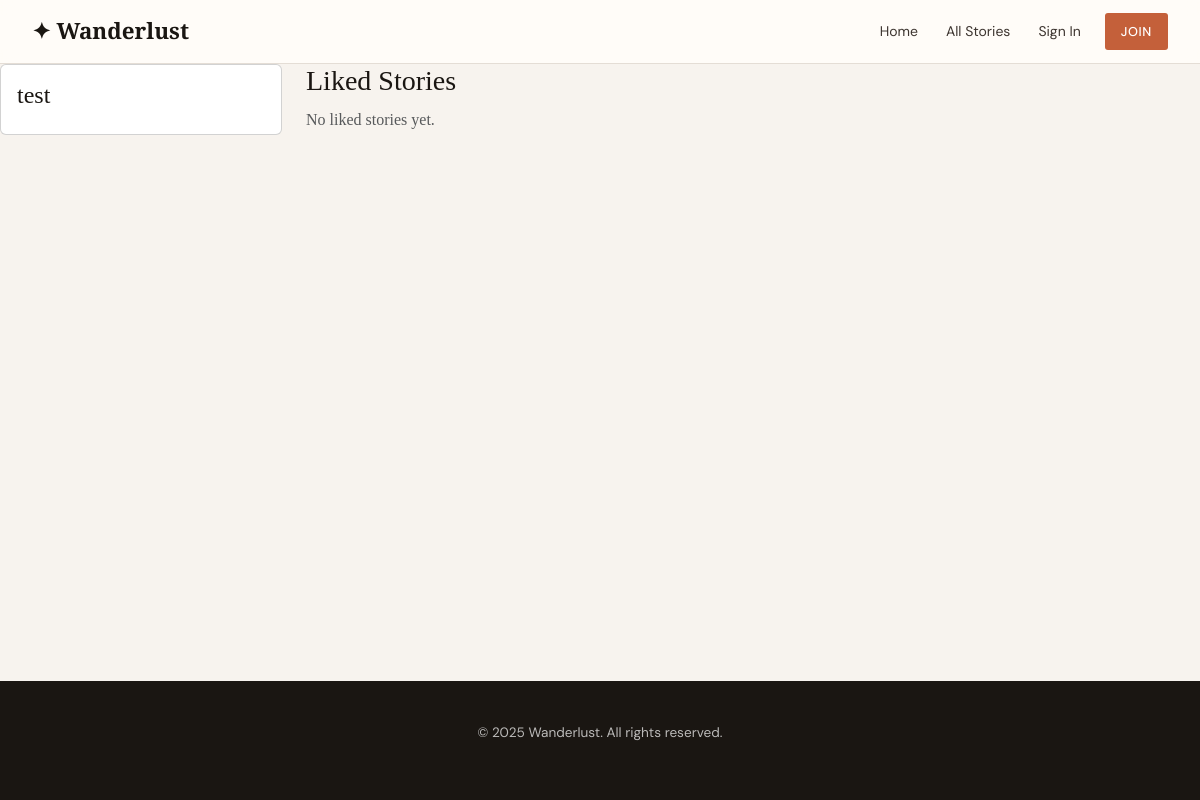
Page /accounts/profile/test/ on the earlier database version.
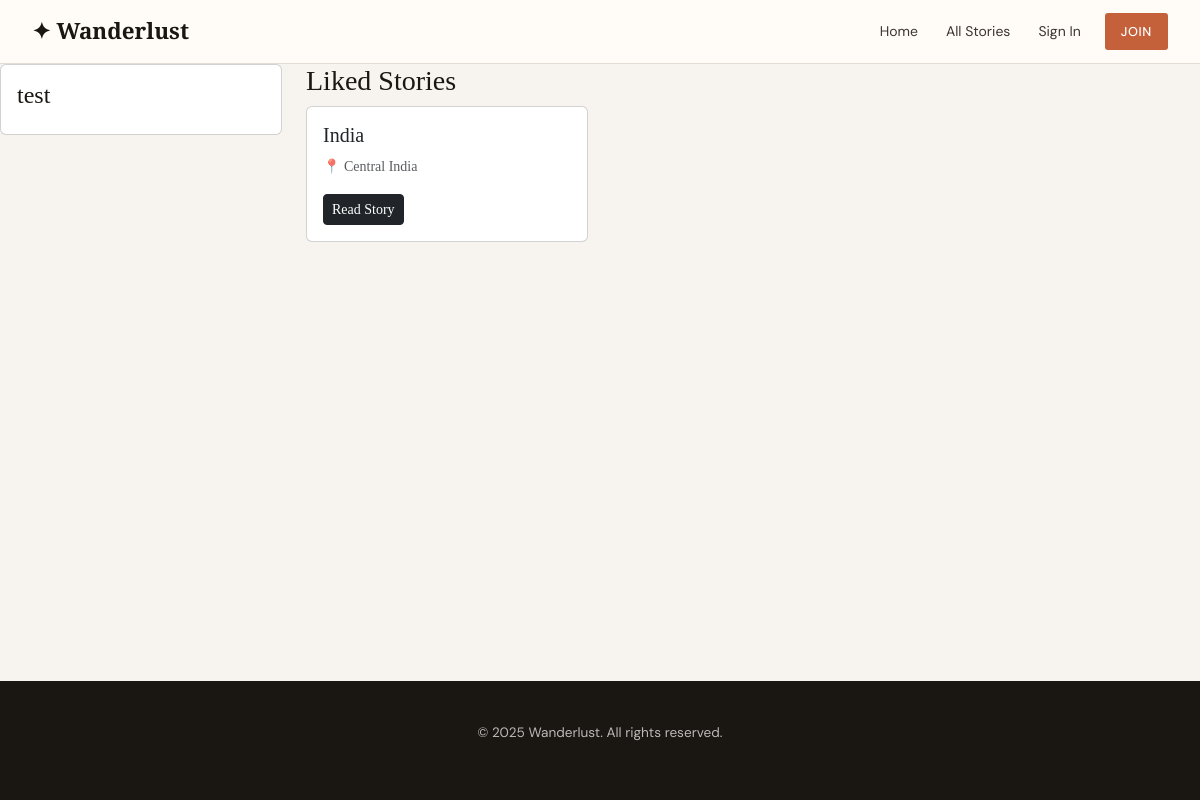
Same page on the later database version.
### blog/models.py (models this page shows, shortened)
class Like(models.Model):
    post = models.ForeignKey(Post, on_delete=models.CASCADE, related_name='likes')
    user = models.ForeignKey(User, on_delete=models.CASCADE, related_name='likes')
    created_at = models.DateTimeField(auto_now_add=True)
    class Meta:
        unique_together = ('post', 'user')

class Post(models.Model):
    STATUS_DRAFT = 'draft'
    STATUS_PUBLISHED = 'published'
    STATUS_CHOICES = [
        (STATUS_DRAFT, 'Draft'),
        (STATUS_PUBLISHED, 'Published'),
    ]
    title = models.CharField(max_length=200)
    slug = models.SlugField(max_length=200, unique=True, blank=True)
    author = models.ForeignKey(User, on_delete=models.CASCADE, related_name='posts')
    category = models.ForeignKey(Category, on_delete=models.SET_NULL, null=True, blank=True, related_name='posts')
    destination = models.CharField(max_length=100)
    excerpt = models.TextField(max_length=300)
    content = models.TextField()
    status = models.CharField(max_length=10, choices=STATUS_CHOICES, default=STATUS_DRAFT)
    created_at = models.DateTimeField(auto_now_add=True)
    featured = models.BooleanField(default=False)
    class Meta:
        ordering = ['-created_at']
    def get_absolute_url(self):
        return reverse('blog:post_detail', kwargs={'slug': self.slug})

### accounts/views.py (the view)
# urls.py: path('profile/<str:username>/', views.profile_view, name='profile'),
def profile_view(request, username):
    profile_user = get_object_or_404(User, username=username)
    liked_posts = profile_user.likes.select_related('post').filter(
        post__status='published'
    )
    context = {
        'profile_user': profile_user,
        'liked_posts': liked_posts,
    }
    return render(request, 'accounts/profile.html', context)

### templates/accounts/profile.html (shortened to what this page needs)
{% extends 'base.html' %}
{% block content %}
<div class="row">
  <div class="col-md-3">
    <div class="card p-3 mb-4">
      <h4>{{ profile_user.username }}</h4>
    </div>
  </div>
  <div class="col-md-9">
    <h3>Liked Stories</h3>
    {% if liked_posts %}
      <div class="row">
        {% for like in liked_posts %}
        <div class="col-md-4 mb-4">
          <div class="card h-100">
            <div class="card-body">
              <h5 class="card-title">{{ like.post.title }}</h5>
              <p class="text-muted small">📍 {{ like.post.destination }}</p>
              <a href="{{ like.post.get_absolute_url }}" class="btn btn-dark btn-sm">Read Story</a>
            </div>
          </div>
        </div>
        {% endfor %}
      </div>
    {% else %}
      <p class="text-muted">No liked stories yet.</p>
    {% endif %}
  </div>
</div>
{% endblock %}

Differences in the rows shown:
added Like: post "India", post.destination "Central India"
Other differences:
text no longer shown: "No liked stories yet."
